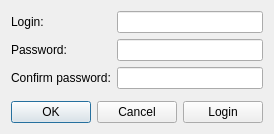
<?xml version="1.0" encoding="UTF-8"?>
<ui version="4.0">
    <class>RegistrationForm</class>
    <widget class="QWidget" name="RegistrationForm">
        <property name="geometry">
            <rect>
                <x>0</x>
                <y>0</y>
                <width>272</width>
                <height>134</height>
            </rect>
        </property>
        <property name="windowTitle">
            <string>Form</string>
        </property>
        <layout class="QVBoxLayout" name="verticalLayout">
            <item>
                <layout class="QFormLayout" name="formLayout">
                    <item row="0" column="0">
                        <widget class="QLabel" name="label">
                            <property name="text">
                                <string>Login:</string>
                            </property>
                        </widget>
                    </item>
                    <item row="1" column="0">
                        <widget class="QLabel" name="label_2">
                            <property name="text">
                                <string>Password:</string>
                            </property>
                        </widget>
                    </item>
                    <item row="2" column="0">
                        <widget class="QLabel" name="label_3">
                            <property name="text">
                                <string>Confirm password:</string>
                            </property>
                        </widget>
                    </item>
                    <item row="0" column="1">
                        <widget class="QLineEdit" name="loginEdit"/>
                    </item>
                    <item row="1" column="1">
                        <widget class="QLineEdit" name="passwordEdit">
                            <property name="echoMode">
                                <enum>QLineEdit::Password</enum>
                            </property>
                        </widget>
                    </item>
                    <item row="2" column="1">
                        <widget class="QLineEdit" name="passwordConfirmEdit">
                            <property name="echoMode">
                                <enum>QLineEdit::Password</enum>
                            </property>
                        </widget>
                    </item>
                </layout>
            </item>
            <item>
                <spacer name="verticalSpacer">
                    <property name="orientation">
                        <enum>Qt::Vertical</enum>
                    </property>
                    <property name="sizeHint" stdset="0">
                        <size>
                            <width>20</width>
                            <height>40</height>
                        </size>
                    </property>
                </spacer>
            </item>
            <item>
                <layout class="QHBoxLayout" name="horizontalLayout">
                    <item>
                        <widget class="QDialogButtonBox" name="buttonBox">
                            <property name="standardButtons">
                                <set>QDialogButtonBox::Cancel|QDialogButtonBox::Ok</set>
                            </property>
                        </widget>
                    </item>
                    <item>
                        <widget class="QPushButton" name="loginButton">
                            <property name="text">
                                <string>Login</string>
                            </property>
                        </widget>
                    </item>
                </layout>
            </item>
        </layout>
    </widget>
    <tabstops>
        <tabstop>loginButton</tabstop>
        <tabstop>loginEdit</tabstop>
        <tabstop>passwordEdit</tabstop>
        <tabstop>passwordConfirmEdit</tabstop>
    </tabstops>
    <resources/>
    <connections/>
</ui>
